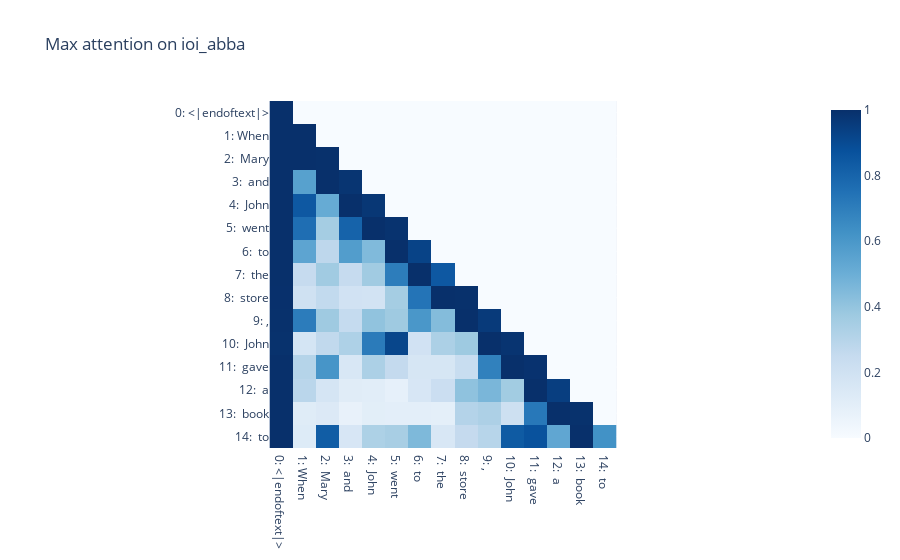
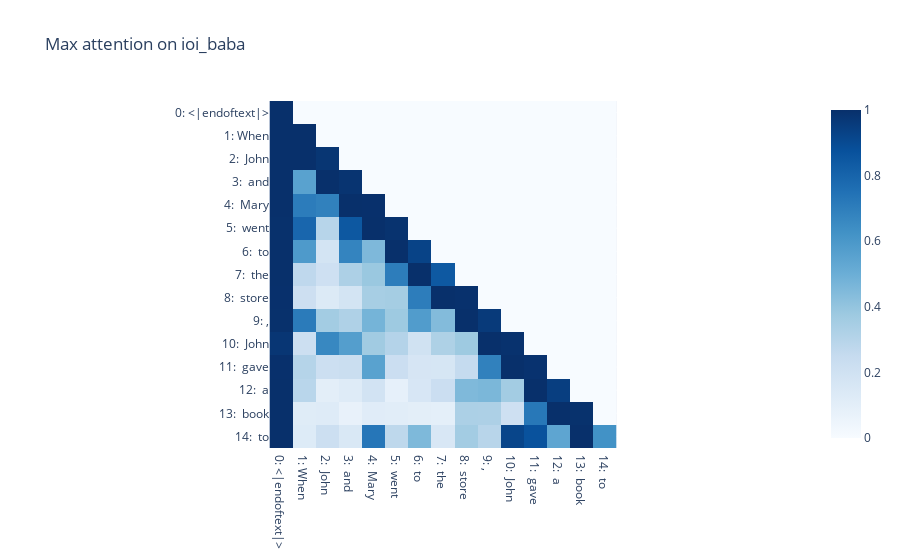

These figures' notebook cell, in order:
### Code cell
# ~Sanity check
for task in [task_ioi_ABBA, task_ioi_BABA]:
    _, cache = task.model.run_with_cache(task.prompt)
    avg_attention = (
        torch.stack(
            [
                cache["pattern", layer][0]  # remove batch dim
                for layer in range(task.model.cfg.n_layers)
            ]
        )
        .max(dim=0)
        .values.max(dim=0)
        .values
    )  # max over heads and layer

    px.imshow(
        avg_attention.cpu(),
        x=task.pos_and_tokens(),
        y=task.pos_and_tokens(),
        color_continuous_scale="Blues",
        title="Max attention on " + task.short_name,
    ).show()
    # %%

### Figure 1 — Plotly figure (JSON) as saved in the notebook; plotly's stock layout.template omitted (floating-point values rounded to 4 significant figures; data arrays with more than 128 entries replaced by an {"elided": "..."} marker saying what was removed)
{"data": [{"coloraxis": "coloraxis", "hovertemplate": "x: %{x}<br>y: %{y}<br>color: %{z}<extra></extra>", "name": "0", "type": "heatmap", "x": ["0: <|endoftext|>", "1: When", "2:  Mary", "3:  and", "4:  John", "5:  went", "6:  to", "7:  the", "8:  store", "9: ,", "10:  John", "11:  gave", "12:  a", "13:  book", "14:  to"], "xaxis": "x", "y": ["0: <|endoftext|>", "1: When", "2:  Mary", "3:  and", "4:  John", "5:  went", "6:  to", "7:  the", "8:  store", "9: ,", "10:  John", "11:  gave", "12:  a", "13:  book", "14:  to"], "yaxis": "y", "z": {"elided": "15x15 float values"}}], "layout": {"coloraxis": {"colorscale": [[0, "rgb(247,251,255)"], [0.125, "rgb(222,235,247)"], [0.25, "rgb(198,219,239)"], [0.375, "rgb(158,202,225)"], [0.5, "rgb(107,174,214)"], [0.625, "rgb(66,146,198)"], [0.75, "rgb(33,113,181)"], [0.875, "rgb(8,81,156)"], [1, "rgb(8,48,107)"]]}, "title": {"text": "Max attention on ioi_abba"}, "xaxis": {"anchor": "y", "constrain": "domain", "domain": [0, 1], "scaleanchor": "y"}, "yaxis": {"anchor": "x", "autorange": "reversed", "constrain": "domain", "domain": [0, 1]}}}

### Figure 2 — Plotly figure (JSON) as saved in the notebook; plotly's stock layout.template omitted (floating-point values rounded to 4 significant figures; data arrays with more than 128 entries replaced by an {"elided": "..."} marker saying what was removed)
{"data": [{"coloraxis": "coloraxis", "hovertemplate": "x: %{x}<br>y: %{y}<br>color: %{z}<extra></extra>", "name": "0", "type": "heatmap", "x": ["0: <|endoftext|>", "1: When", "2:  John", "3:  and", "4:  Mary", "5:  went", "6:  to", "7:  the", "8:  store", "9: ,", "10:  John", "11:  gave", "12:  a", "13:  book", "14:  to"], "xaxis": "x", "y": ["0: <|endoftext|>", "1: When", "2:  John", "3:  and", "4:  Mary", "5:  went", "6:  to", "7:  the", "8:  store", "9: ,", "10:  John", "11:  gave", "12:  a", "13:  book", "14:  to"], "yaxis": "y", "z": {"elided": "15x15 float values"}}], "layout": {"coloraxis": {"colorscale": [[0, "rgb(247,251,255)"], [0.125, "rgb(222,235,247)"], [0.25, "rgb(198,219,239)"], [0.375, "rgb(158,202,225)"], [0.5, "rgb(107,174,214)"], [0.625, "rgb(66,146,198)"], [0.75, "rgb(33,113,181)"], [0.875, "rgb(8,81,156)"], [1, "rgb(8,48,107)"]]}, "title": {"text": "Max attention on ioi_baba"}, "xaxis": {"anchor": "y", "constrain": "domain", "domain": [0, 1], "scaleanchor": "y"}, "yaxis": {"anchor": "x", "autorange": "reversed", "constrain": "domain", "domain": [0, 1]}}}
